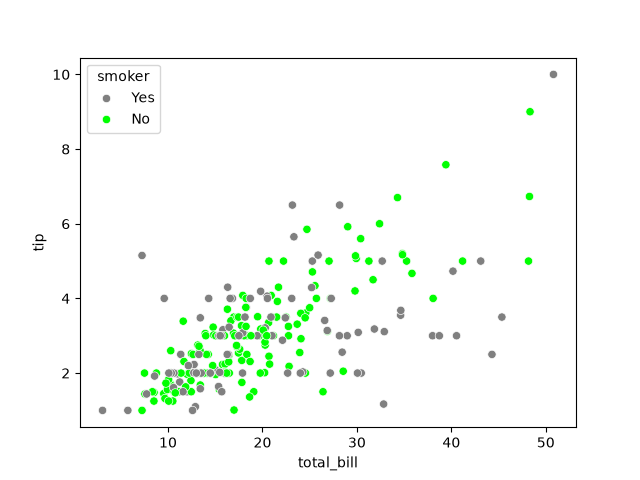

Write the Python code that produced this figure.
import seaborn as sns 
import matplotlib.pyplot as plt 

tips = sns.load_dataset("tips")
hue_colors = {"Yes": "#808080", "No": "#00FF00"}

sns.scatterplot(x="total_bill", y="tip", data=tips, hue="smoker", palette=hue_colors)
plt.show() 
